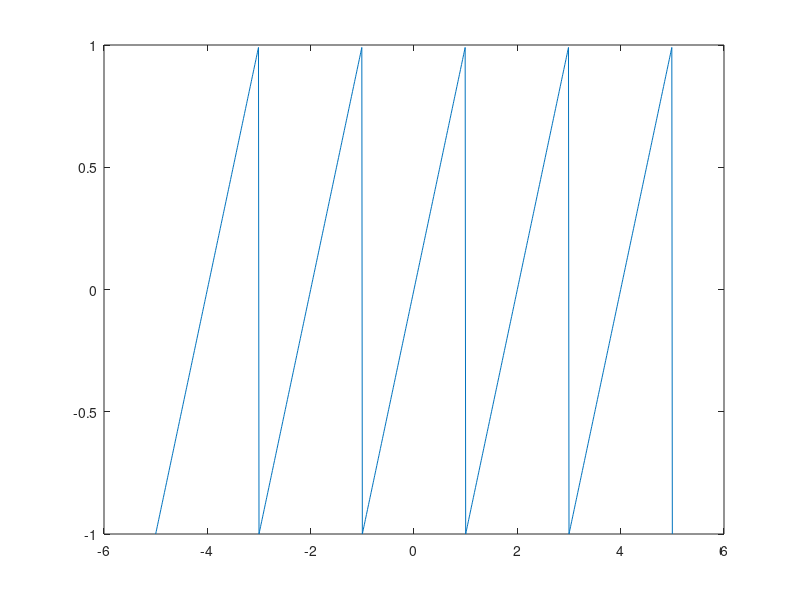
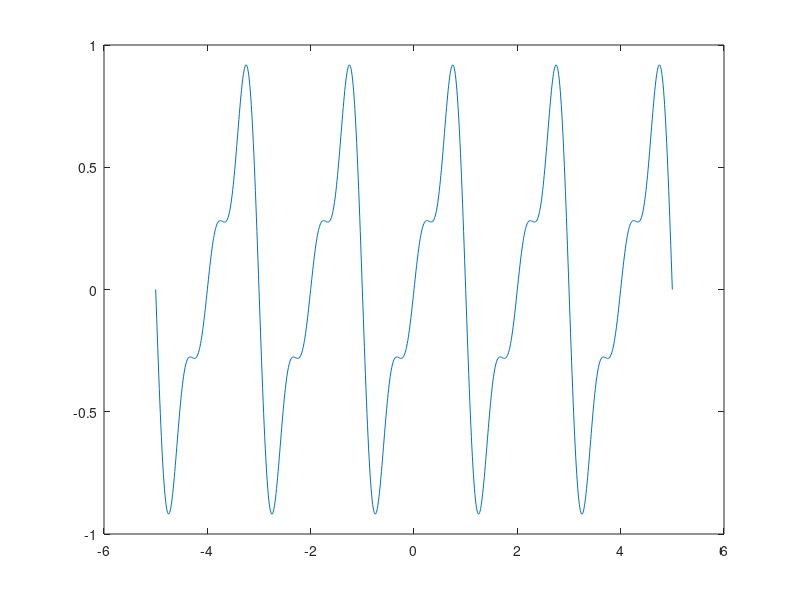
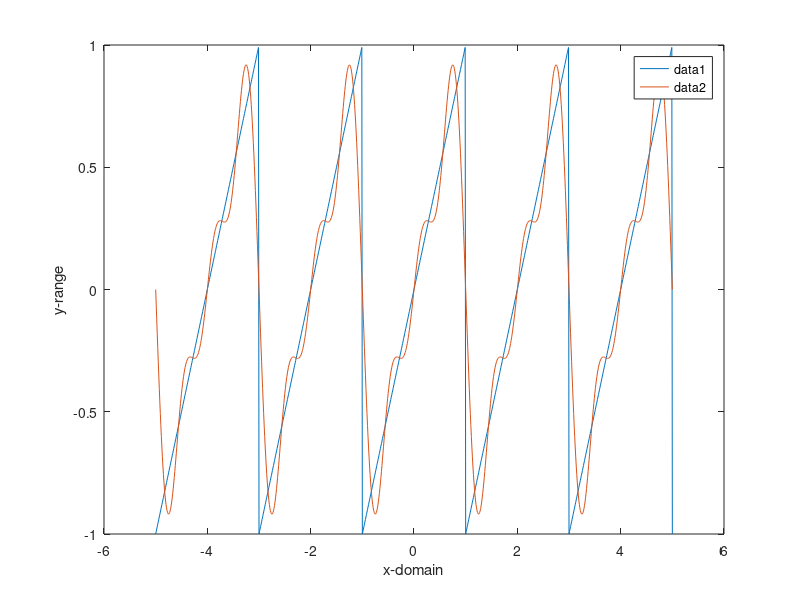

The MATLAB script that drew these images, in order:
%%%%%%%%%%%%%%%%%%%%%%%%%%%%%%%%%%%%%%%%%%%%%%%%
% a script which plots the sawtooth function
% and its cooresponding fourier transform
%%%%%%%%%%%%%%%%%%%%%%%%%%%%%%%%%%%%%%%%%%%%%%%

a = 1;   % amplitude length of each sawtooth domain: 
T = 2; % period 
dx = 0.01;
x = [-5:dx:5];    % discretize the domain: 


% form the function: 

y = a*mod(x-1,T)-1; 



sum = 3;    % number of terms you'd like to sum 
fourier = 0; 
for i = 1:sum,
    fourier = fourier + (-2/(i*pi))*((-1)^i)*sin(i*x*pi)
end
%plot the functions 
figure(1);
plot(x,y);


% series approximation: 
figure(2);
plot(x,fourier);

% plot them both together: 
hold on 
figure(3); 
plot(x,y,x,fourier);
xlabel('x-domain');
ylabel('y-range');
legend; 

